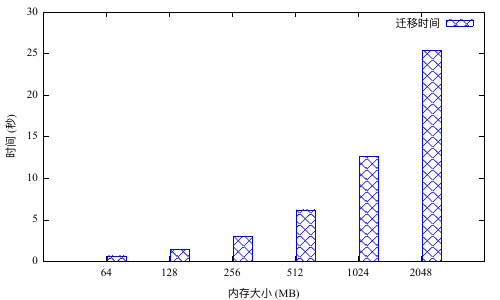

Recreate this plot in gnuplot.
set term pdfcairo font "Times New Roman,12"
set output 'migrationtime.pdf'
#set key autotitle columnheader
set style data histogram
#set style histogram rowstacked
set style fill transparent pattern 1 border
set boxwidth 0.9
set ylabel "时间 (秒)"
set xlabel "内存大小 (MB)" 
plot 'migrationtime.dat' using 2:xtic(1) lc rgb "blue" t "迁移时间"
quit
